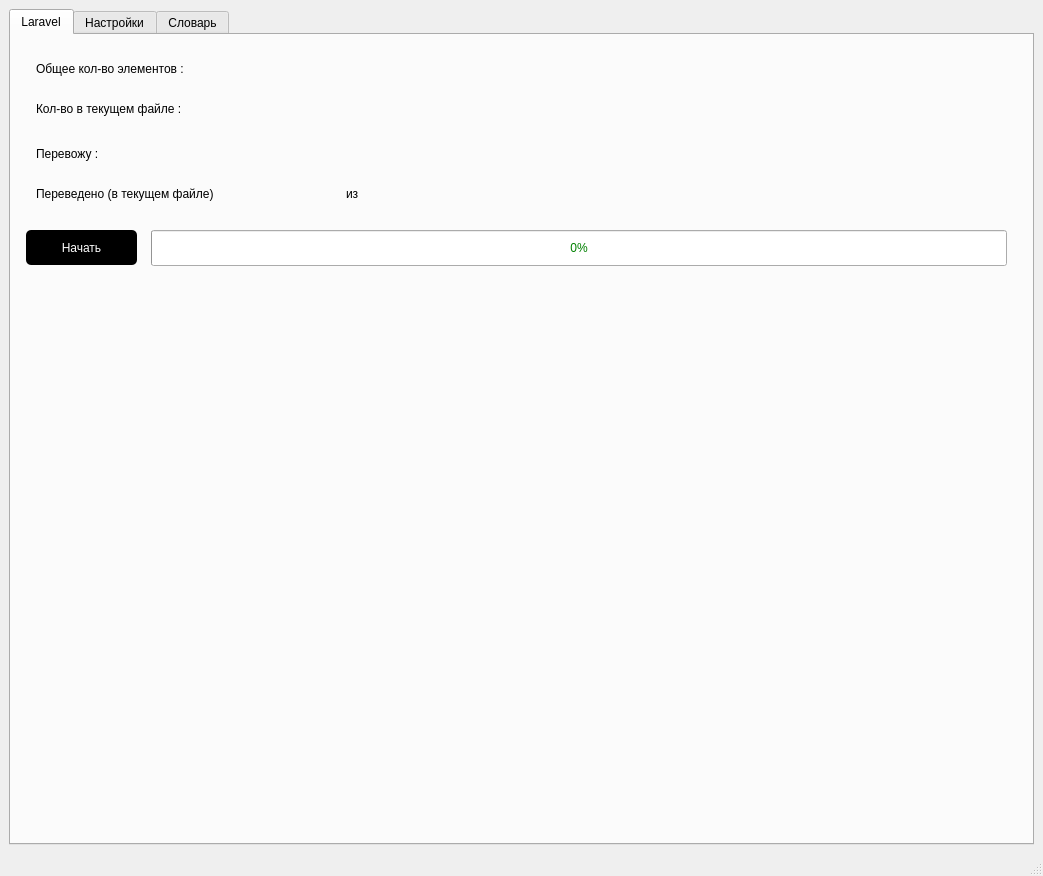
<?xml version="1.0" encoding="UTF-8"?>
<ui version="4.0">
 <class>MainWindow</class>
 <widget class="QMainWindow" name="MainWindow">
  <property name="geometry">
   <rect>
    <x>0</x>
    <y>0</y>
    <width>1043</width>
    <height>876</height>
   </rect>
  </property>
  <property name="windowTitle">
   <string>PyHtmlTranslate</string>
  </property>
  <widget class="QWidget" name="centralwidget">
   <layout class="QVBoxLayout" name="verticalLayout_2">
    <item>
     <layout class="QVBoxLayout" name="verticalLayout">
      <item>
       <widget class="QTabWidget" name="tabWidget">
        <property name="currentIndex">
         <number>0</number>
        </property>
        <widget class="QWidget" name="laravel">
         <attribute name="title">
          <string>Laravel</string>
         </attribute>
         <widget class="QPushButton" name="btnRunLaravel">
          <property name="geometry">
           <rect>
            <x>15</x>
            <y>195</y>
            <width>111</width>
            <height>35</height>
           </rect>
          </property>
          <property name="styleSheet">
           <string notr="true">border-radius: 5px; 
background-color: black;
color: white;</string>
          </property>
          <property name="text">
           <string>Начать</string>
          </property>
         </widget>
         <widget class="QProgressBar" name="progressBarLaravel">
          <property name="geometry">
           <rect>
            <x>140</x>
            <y>195</y>
            <width>856</width>
            <height>36</height>
           </rect>
          </property>
          <property name="palette">
           <palette>
            <active>
             <colorrole role="WindowText">
              <brush brushstyle="SolidPattern">
               <color alpha="255">
                <red>0</red>
                <green>128</green>
                <blue>0</blue>
               </color>
              </brush>
             </colorrole>
             <colorrole role="Text">
              <brush brushstyle="SolidPattern">
               <color alpha="255">
                <red>0</red>
                <green>128</green>
                <blue>0</blue>
               </color>
              </brush>
             </colorrole>
             <colorrole role="ButtonText">
              <brush brushstyle="SolidPattern">
               <color alpha="255">
                <red>0</red>
                <green>128</green>
                <blue>0</blue>
               </color>
              </brush>
             </colorrole>
             <colorrole role="Highlight">
              <brush brushstyle="SolidPattern">
               <color alpha="255">
                <red>0</red>
                <green>0</green>
                <blue>0</blue>
               </color>
              </brush>
             </colorrole>
             <colorrole role="PlaceholderText">
              <brush brushstyle="NoBrush">
               <color alpha="128">
                <red>255</red>
                <green>255</green>
                <blue>255</blue>
               </color>
              </brush>
             </colorrole>
            </active>
            <inactive>
             <colorrole role="WindowText">
              <brush brushstyle="SolidPattern">
               <color alpha="255">
                <red>0</red>
                <green>128</green>
                <blue>0</blue>
               </color>
              </brush>
             </colorrole>
             <colorrole role="Text">
              <brush brushstyle="SolidPattern">
               <color alpha="255">
                <red>0</red>
                <green>128</green>
                <blue>0</blue>
               </color>
              </brush>
             </colorrole>
             <colorrole role="ButtonText">
              <brush brushstyle="SolidPattern">
               <color alpha="255">
                <red>0</red>
                <green>128</green>
                <blue>0</blue>
               </color>
              </brush>
             </colorrole>
             <colorrole role="Highlight">
              <brush brushstyle="SolidPattern">
               <color alpha="255">
                <red>0</red>
                <green>0</green>
                <blue>0</blue>
               </color>
              </brush>
             </colorrole>
             <colorrole role="PlaceholderText">
              <brush brushstyle="NoBrush">
               <color alpha="128">
                <red>0</red>
                <green>128</green>
                <blue>0</blue>
               </color>
              </brush>
             </colorrole>
            </inactive>
            <disabled>
             <colorrole role="WindowText">
              <brush brushstyle="SolidPattern">
               <color alpha="255">
                <red>0</red>
                <green>128</green>
                <blue>0</blue>
               </color>
              </brush>
             </colorrole>
             <colorrole role="Text">
              <brush brushstyle="SolidPattern">
               <color alpha="255">
                <red>0</red>
                <green>128</green>
                <blue>0</blue>
               </color>
              </brush>
             </colorrole>
             <colorrole role="ButtonText">
              <brush brushstyle="SolidPattern">
               <color alpha="255">
                <red>0</red>
                <green>128</green>
                <blue>0</blue>
               </color>
              </brush>
             </colorrole>
             <colorrole role="Highlight">
              <brush brushstyle="SolidPattern">
               <color alpha="255">
                <red>145</red>
                <green>145</green>
                <blue>145</blue>
               </color>
              </brush>
             </colorrole>
             <colorrole role="PlaceholderText">
              <brush brushstyle="NoBrush">
               <color alpha="128">
                <red>255</red>
                <green>255</green>
                <blue>255</blue>
               </color>
              </brush>
             </colorrole>
            </disabled>
           </palette>
          </property>
          <property name="styleSheet">
           <string notr="true">color: green;</string>
          </property>
          <property name="maximum">
           <number>100</number>
          </property>
          <property name="value">
           <number>0</number>
          </property>
         </widget>
         <widget class="QLabel" name="translated">
          <property name="geometry">
           <rect>
            <x>25</x>
            <y>25</y>
            <width>196</width>
            <height>17</height>
           </rect>
          </property>
          <property name="text">
           <string>Общее кол-во элементов :</string>
          </property>
         </widget>
         <widget class="QLabel" name="translated_2">
          <property name="geometry">
           <rect>
            <x>25</x>
            <y>110</y>
            <width>86</width>
            <height>17</height>
           </rect>
          </property>
          <property name="text">
           <string>Перевожу :</string>
          </property>
         </widget>
         <widget class="QLabel" name="current_file">
          <property name="geometry">
           <rect>
            <x>125</x>
            <y>110</y>
            <width>866</width>
            <height>17</height>
           </rect>
          </property>
          <property name="text">
           <string/>
          </property>
         </widget>
         <widget class="QLabel" name="translated_3">
          <property name="geometry">
           <rect>
            <x>25</x>
            <y>150</y>
            <width>231</width>
            <height>17</height>
           </rect>
          </property>
          <property name="text">
           <string>Переведено (в текущем файле)</string>
          </property>
         </widget>
         <widget class="QLabel" name="total_items_count">
          <property name="geometry">
           <rect>
            <x>235</x>
            <y>25</y>
            <width>46</width>
            <height>17</height>
           </rect>
          </property>
          <property name="text">
           <string/>
          </property>
         </widget>
         <widget class="QLabel" name="translated_4">
          <property name="geometry">
           <rect>
            <x>25</x>
            <y>65</y>
            <width>186</width>
            <height>17</height>
           </rect>
          </property>
          <property name="text">
           <string>Кол-во в текущем файле :</string>
          </property>
         </widget>
         <widget class="QLabel" name="items_count_current_file">
          <property name="geometry">
           <rect>
            <x>230</x>
            <y>60</y>
            <width>46</width>
            <height>17</height>
           </rect>
          </property>
          <property name="text">
           <string/>
          </property>
         </widget>
         <widget class="QLabel" name="current_file_current_item">
          <property name="geometry">
           <rect>
            <x>265</x>
            <y>150</y>
            <width>46</width>
            <height>17</height>
           </rect>
          </property>
          <property name="text">
           <string/>
          </property>
         </widget>
         <widget class="QLabel" name="translated_5">
          <property name="geometry">
           <rect>
            <x>335</x>
            <y>150</y>
            <width>21</width>
            <height>17</height>
           </rect>
          </property>
          <property name="text">
           <string>из</string>
          </property>
         </widget>
         <widget class="QLabel" name="current_file_total_item">
          <property name="geometry">
           <rect>
            <x>380</x>
            <y>150</y>
            <width>46</width>
            <height>17</height>
           </rect>
          </property>
          <property name="text">
           <string/>
          </property>
         </widget>
        </widget>
        <widget class="QWidget" name="settings">
         <attribute name="title">
          <string>Настройки</string>
         </attribute>
         <widget class="QLabel" name="de_l">
          <property name="geometry">
           <rect>
            <x>100</x>
            <y>130</y>
            <width>16</width>
            <height>17</height>
           </rect>
          </property>
          <property name="text">
           <string>de</string>
          </property>
         </widget>
         <widget class="QPushButton" name="btn_save_settings">
          <property name="geometry">
           <rect>
            <x>830</x>
            <y>445</y>
            <width>171</width>
            <height>35</height>
           </rect>
          </property>
          <property name="palette">
           <palette>
            <active>
             <colorrole role="WindowText">
              <brush brushstyle="SolidPattern">
               <color alpha="255">
                <red>255</red>
                <green>255</green>
                <blue>255</blue>
               </color>
              </brush>
             </colorrole>
             <colorrole role="Button">
              <brush brushstyle="SolidPattern">
               <color alpha="255">
                <red>0</red>
                <green>0</green>
                <blue>0</blue>
               </color>
              </brush>
             </colorrole>
             <colorrole role="Text">
              <brush brushstyle="SolidPattern">
               <color alpha="255">
                <red>255</red>
                <green>255</green>
                <blue>255</blue>
               </color>
              </brush>
             </colorrole>
             <colorrole role="ButtonText">
              <brush brushstyle="SolidPattern">
               <color alpha="255">
                <red>255</red>
                <green>255</green>
                <blue>255</blue>
               </color>
              </brush>
             </colorrole>
             <colorrole role="Base">
              <brush brushstyle="SolidPattern">
               <color alpha="255">
                <red>0</red>
                <green>0</green>
                <blue>0</blue>
               </color>
              </brush>
             </colorrole>
             <colorrole role="Window">
              <brush brushstyle="SolidPattern">
               <color alpha="255">
                <red>0</red>
                <green>0</green>
                <blue>0</blue>
               </color>
              </brush>
             </colorrole>
             <colorrole role="PlaceholderText">
              <brush brushstyle="NoBrush">
               <color alpha="128">
                <red>255</red>
                <green>255</green>
                <blue>255</blue>
               </color>
              </brush>
             </colorrole>
            </active>
            <inactive>
             <colorrole role="WindowText">
              <brush brushstyle="SolidPattern">
               <color alpha="255">
                <red>255</red>
                <green>255</green>
                <blue>255</blue>
               </color>
              </brush>
             </colorrole>
             <colorrole role="Button">
              <brush brushstyle="SolidPattern">
               <color alpha="255">
                <red>0</red>
                <green>0</green>
                <blue>0</blue>
               </color>
              </brush>
             </colorrole>
             <colorrole role="Text">
              <brush brushstyle="SolidPattern">
               <color alpha="255">
                <red>255</red>
                <green>255</green>
                <blue>255</blue>
               </color>
              </brush>
             </colorrole>
             <colorrole role="ButtonText">
              <brush brushstyle="SolidPattern">
               <color alpha="255">
                <red>255</red>
                <green>255</green>
                <blue>255</blue>
               </color>
              </brush>
             </colorrole>
             <colorrole role="Base">
              <brush brushstyle="SolidPattern">
               <color alpha="255">
                <red>0</red>
                <green>0</green>
                <blue>0</blue>
               </color>
              </brush>
             </colorrole>
             <colorrole role="Window">
              <brush brushstyle="SolidPattern">
               <color alpha="255">
                <red>0</red>
                <green>0</green>
                <blue>0</blue>
               </color>
              </brush>
             </colorrole>
             <colorrole role="PlaceholderText">
              <brush brushstyle="NoBrush">
               <color alpha="128">
                <red>255</red>
                <green>255</green>
                <blue>255</blue>
               </color>
              </brush>
             </colorrole>
            </inactive>
            <disabled>
             <colorrole role="WindowText">
              <brush brushstyle="SolidPattern">
               <color alpha="255">
                <red>255</red>
                <green>255</green>
                <blue>255</blue>
               </color>
              </brush>
             </colorrole>
             <colorrole role="Button">
              <brush brushstyle="SolidPattern">
               <color alpha="255">
                <red>0</red>
                <green>0</green>
                <blue>0</blue>
               </color>
              </brush>
             </colorrole>
             <colorrole role="Text">
              <brush brushstyle="SolidPattern">
               <color alpha="255">
                <red>255</red>
                <green>255</green>
                <blue>255</blue>
               </color>
              </brush>
             </colorrole>
             <colorrole role="ButtonText">
              <brush brushstyle="SolidPattern">
               <color alpha="255">
                <red>255</red>
                <green>255</green>
                <blue>255</blue>
               </color>
              </brush>
             </colorrole>
             <colorrole role="Base">
              <brush brushstyle="SolidPattern">
               <color alpha="255">
                <red>0</red>
                <green>0</green>
                <blue>0</blue>
               </color>
              </brush>
             </colorrole>
             <colorrole role="Window">
              <brush brushstyle="SolidPattern">
               <color alpha="255">
                <red>0</red>
                <green>0</green>
                <blue>0</blue>
               </color>
              </brush>
             </colorrole>
             <colorrole role="PlaceholderText">
              <brush brushstyle="NoBrush">
               <color alpha="128">
                <red>255</red>
                <green>255</green>
                <blue>255</blue>
               </color>
              </brush>
             </colorrole>
            </disabled>
           </palette>
          </property>
          <property name="styleSheet">
           <string notr="true">border-radius: 5px; 
background-color: black;
color: white;</string>
          </property>
          <property name="text">
           <string>Сохранить настройки</string>
          </property>
         </widget>
         <widget class="QLabel" name="en_l">
          <property name="geometry">
           <rect>
            <x>100</x>
            <y>90</y>
            <width>16</width>
            <height>17</height>
           </rect>
          </property>
          <property name="text">
           <string>en</string>
          </property>
         </widget>
         <widget class="QComboBox" name="main_lang">
          <property name="geometry">
           <rect>
            <x>290</x>
            <y>70</y>
            <width>86</width>
            <height>35</height>
           </rect>
          </property>
          <property name="styleSheet">
           <string notr="true">border-radius: 5px; 
background-color: #FCE94F;
color: black;</string>
          </property>
          <item>
           <property name="text">
            <string>ru</string>
           </property>
          </item>
          <item>
           <property name="text">
            <string>en</string>
           </property>
          </item>
          <item>
           <property name="text">
            <string>ua</string>
           </property>
          </item>
          <item>
           <property name="text">
            <string>de</string>
           </property>
          </item>
         </widget>
         <widget class="QLabel" name="label_5">
          <property name="geometry">
           <rect>
            <x>160</x>
            <y>75</y>
            <width>121</width>
            <height>21</height>
           </rect>
          </property>
          <property name="font">
           <font>
            <family>KacstTitle</family>
           </font>
          </property>
          <property name="text">
           <string>Основной язык</string>
          </property>
         </widget>
         <widget class="QLabel" name="ru_l">
          <property name="geometry">
           <rect>
            <x>100</x>
            <y>70</y>
            <width>16</width>
            <height>17</height>
           </rect>
          </property>
          <property name="text">
           <string>ru</string>
          </property>
         </widget>
         <widget class="QCheckBox" name="uk">
          <property name="geometry">
           <rect>
            <x>80</x>
            <y>110</y>
            <width>16</width>
            <height>23</height>
           </rect>
          </property>
          <property name="text">
           <string/>
          </property>
         </widget>
         <widget class="QLabel" name="label_4">
          <property name="geometry">
           <rect>
            <x>20</x>
            <y>70</y>
            <width>51</width>
            <height>21</height>
           </rect>
          </property>
          <property name="font">
           <font>
            <family>KacstTitle</family>
           </font>
          </property>
          <property name="text">
           <string>Языки</string>
          </property>
         </widget>
         <widget class="QLabel" name="ua_l">
          <property name="geometry">
           <rect>
            <x>100</x>
            <y>110</y>
            <width>16</width>
            <height>17</height>
           </rect>
          </property>
          <property name="text">
           <string>ua</string>
          </property>
         </widget>
         <widget class="QCheckBox" name="en">
          <property name="geometry">
           <rect>
            <x>80</x>
            <y>90</y>
            <width>16</width>
            <height>23</height>
           </rect>
          </property>
          <property name="text">
           <string/>
          </property>
         </widget>
         <widget class="QCheckBox" name="de">
          <property name="geometry">
           <rect>
            <x>80</x>
            <y>130</y>
            <width>16</width>
            <height>23</height>
           </rect>
          </property>
          <property name="text">
           <string/>
          </property>
         </widget>
         <widget class="QCheckBox" name="ru">
          <property name="geometry">
           <rect>
            <x>80</x>
            <y>70</y>
            <width>16</width>
            <height>23</height>
           </rect>
          </property>
          <property name="text">
           <string/>
          </property>
         </widget>
         <widget class="QLabel" name="label_10">
          <property name="geometry">
           <rect>
            <x>20</x>
            <y>170</y>
            <width>66</width>
            <height>17</height>
           </rect>
          </property>
          <property name="font">
           <font>
            <family>KacstTitle</family>
           </font>
          </property>
          <property name="text">
           <string>Laravel</string>
          </property>
         </widget>
         <widget class="Line" name="line_2">
          <property name="geometry">
           <rect>
            <x>20</x>
            <y>180</y>
            <width>971</width>
            <height>16</height>
           </rect>
          </property>
          <property name="orientation">
           <enum>Qt::Horizontal</enum>
          </property>
         </widget>
         <widget class="QLineEdit" name="laravelRootDir">
          <property name="geometry">
           <rect>
            <x>230</x>
            <y>295</y>
            <width>761</width>
            <height>35</height>
           </rect>
          </property>
          <property name="styleSheet">
           <string notr="true">border-radius: 5px; 
background-color: #FCE94F;
color: black;
padding-left: 5px;
padding-right: 5px;</string>
          </property>
         </widget>
         <widget class="QPushButton" name="btnLaravelRoot">
          <property name="geometry">
           <rect>
            <x>20</x>
            <y>295</y>
            <width>191</width>
            <height>35</height>
           </rect>
          </property>
          <property name="styleSheet">
           <string notr="true">border-radius: 5px; 
background-color: black;
color: white;</string>
          </property>
          <property name="text">
           <string>Выбрать директорию</string>
          </property>
          <property name="flat">
           <bool>false</bool>
          </property>
         </widget>
         <widget class="Line" name="line_3">
          <property name="geometry">
           <rect>
            <x>20</x>
            <y>30</y>
            <width>971</width>
            <height>16</height>
           </rect>
          </property>
          <property name="orientation">
           <enum>Qt::Horizontal</enum>
          </property>
         </widget>
         <widget class="QLabel" name="label_11">
          <property name="geometry">
           <rect>
            <x>20</x>
            <y>20</y>
            <width>66</width>
            <height>17</height>
           </rect>
          </property>
          <property name="font">
           <font>
            <family>KacstTitle</family>
           </font>
          </property>
          <property name="text">
           <string>Общие</string>
          </property>
         </widget>
         <widget class="QLineEdit" name="leftLaravelPlaceholder">
          <property name="geometry">
           <rect>
            <x>205</x>
            <y>215</y>
            <width>113</width>
            <height>35</height>
           </rect>
          </property>
          <property name="styleSheet">
           <string notr="true">border-radius: 5px; 
background-color: #FCE94F;
color: black;
padding-left: 5px;
padding-right: 5px;</string>
          </property>
         </widget>
         <widget class="QLabel" name="label_12">
          <property name="geometry">
           <rect>
            <x>20</x>
            <y>225</y>
            <width>171</width>
            <height>21</height>
           </rect>
          </property>
          <property name="font">
           <font>
            <family>KacstTitle</family>
           </font>
          </property>
          <property name="text">
           <string>Левый плейсхолдер</string>
          </property>
         </widget>
         <widget class="QLabel" name="label_13">
          <property name="geometry">
           <rect>
            <x>345</x>
            <y>225</y>
            <width>176</width>
            <height>21</height>
           </rect>
          </property>
          <property name="font">
           <font>
            <family>KacstTitle</family>
           </font>
          </property>
          <property name="text">
           <string>Правый плейсхолдер</string>
          </property>
         </widget>
         <widget class="QLineEdit" name="rightLaravelPlaceholder">
          <property name="geometry">
           <rect>
            <x>530</x>
            <y>215</y>
            <width>113</width>
            <height>35</height>
           </rect>
          </property>
          <property name="styleSheet">
           <string notr="true">border-radius: 5px; 
background-color: #FCE94F;
color: black;
padding-left: 5px;
padding-right: 5px;</string>
          </property>
         </widget>
         <widget class="QLineEdit" name="laravelRootDirLang">
          <property name="geometry">
           <rect>
            <x>230</x>
            <y>370</y>
            <width>761</width>
            <height>35</height>
           </rect>
          </property>
          <property name="styleSheet">
           <string notr="true">border-radius: 5px; 
background-color: #FCE94F;
color: black;
padding-left: 5px;
padding-right: 5px;</string>
          </property>
         </widget>
         <widget class="QPushButton" name="btnLaravelRootLang">
          <property name="geometry">
           <rect>
            <x>20</x>
            <y>370</y>
            <width>191</width>
            <height>35</height>
           </rect>
          </property>
          <property name="styleSheet">
           <string notr="true">border-radius: 5px; 
background-color: black;
color: white;</string>
          </property>
          <property name="text">
           <string>Выбрать директорию</string>
          </property>
          <property name="flat">
           <bool>false</bool>
          </property>
         </widget>
         <widget class="QLabel" name="label_14">
          <property name="geometry">
           <rect>
            <x>425</x>
            <y>265</y>
            <width>266</width>
            <height>21</height>
           </rect>
          </property>
          <property name="font">
           <font>
            <family>KacstTitle</family>
           </font>
          </property>
          <property name="text">
           <string>Корневая директория шаблонов</string>
          </property>
         </widget>
         <widget class="QLabel" name="label_15">
          <property name="geometry">
           <rect>
            <x>425</x>
            <y>345</y>
            <width>266</width>
            <height>21</height>
           </rect>
          </property>
          <property name="font">
           <font>
            <family>KacstTitle</family>
           </font>
          </property>
          <property name="text">
           <string>Корневая директория переводов</string>
          </property>
         </widget>
        </widget>
        <widget class="QWidget" name="vocabulary">
         <attribute name="title">
          <string>Словарь</string>
         </attribute>
         <widget class="QWidget" name="verticalLayoutWidget">
          <property name="geometry">
           <rect>
            <x>5</x>
            <y>60</y>
            <width>1006</width>
            <height>41</height>
           </rect>
          </property>
          <layout class="QVBoxLayout" name="tableHeaderLayout"/>
         </widget>
         <widget class="QPushButton" name="addTranslate">
          <property name="geometry">
           <rect>
            <x>905</x>
            <y>10</y>
            <width>111</width>
            <height>35</height>
           </rect>
          </property>
          <property name="styleSheet">
           <string notr="true">border-radius: 5px; 
background-color: black;
color: white;</string>
          </property>
          <property name="text">
           <string>Добавить</string>
          </property>
         </widget>
         <widget class="QScrollArea" name="scrollArea">
          <property name="geometry">
           <rect>
            <x>5</x>
            <y>110</y>
            <width>1006</width>
            <height>631</height>
           </rect>
          </property>
          <property name="widgetResizable">
           <bool>true</bool>
          </property>
          <widget class="QWidget" name="scrollAreaWidgetContents_2">
           <property name="geometry">
            <rect>
             <x>0</x>
             <y>0</y>
             <width>1004</width>
             <height>629</height>
            </rect>
           </property>
          </widget>
         </widget>
         <widget class="QWidget" name="verticalLayoutWidget_3">
          <property name="geometry">
           <rect>
            <x>5</x>
            <y>750</y>
            <width>1006</width>
            <height>26</height>
           </rect>
          </property>
          <layout class="QVBoxLayout" name="vocabularyLayout"/>
         </widget>
        </widget>
       </widget>
      </item>
     </layout>
    </item>
   </layout>
  </widget>
  <widget class="QMenuBar" name="menubar">
   <property name="geometry">
    <rect>
     <x>0</x>
     <y>0</y>
     <width>1043</width>
     <height>22</height>
    </rect>
   </property>
  </widget>
  <widget class="QStatusBar" name="statusbar"/>
 </widget>
 <resources/>
 <connections/>
</ui>
